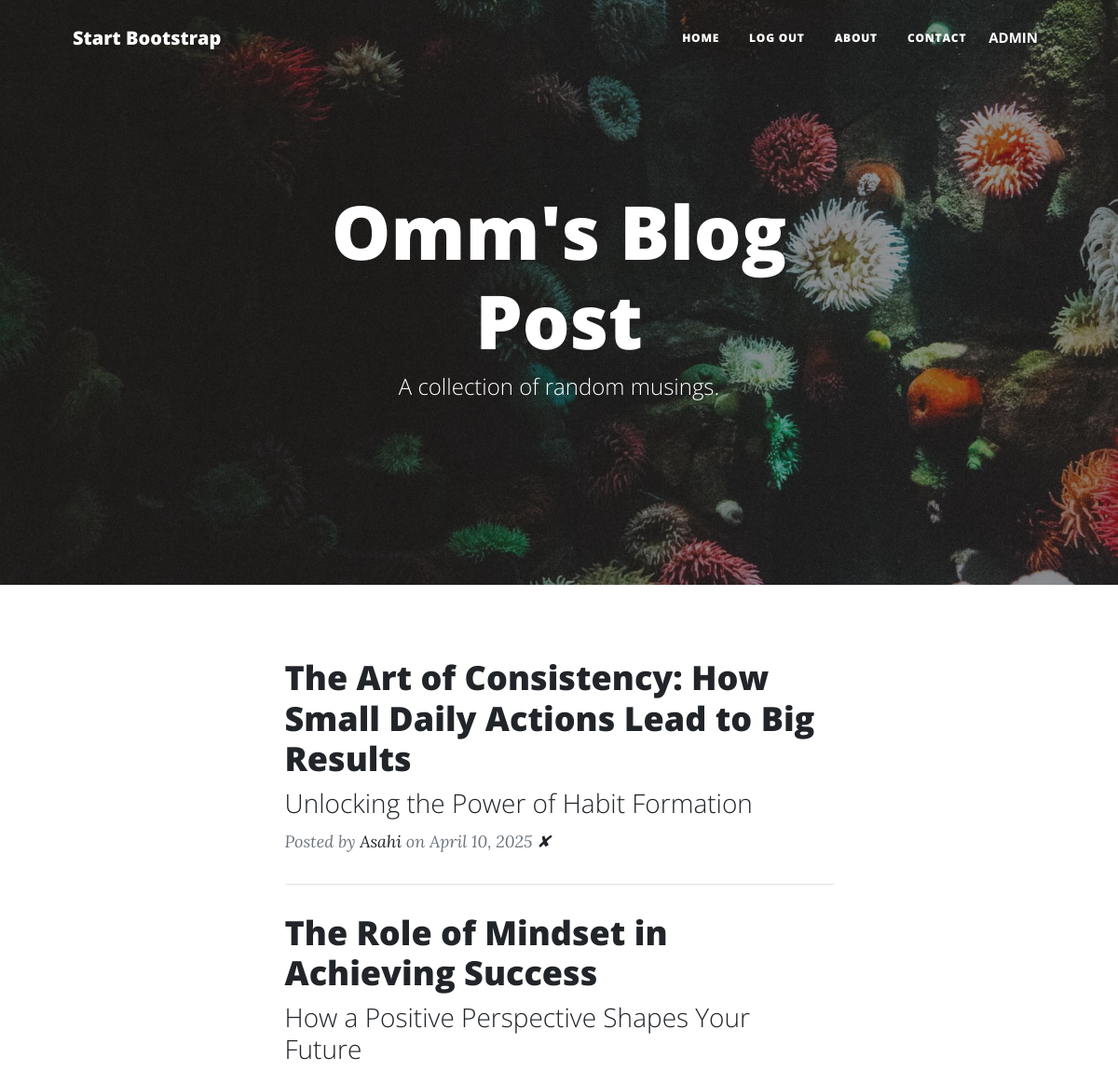
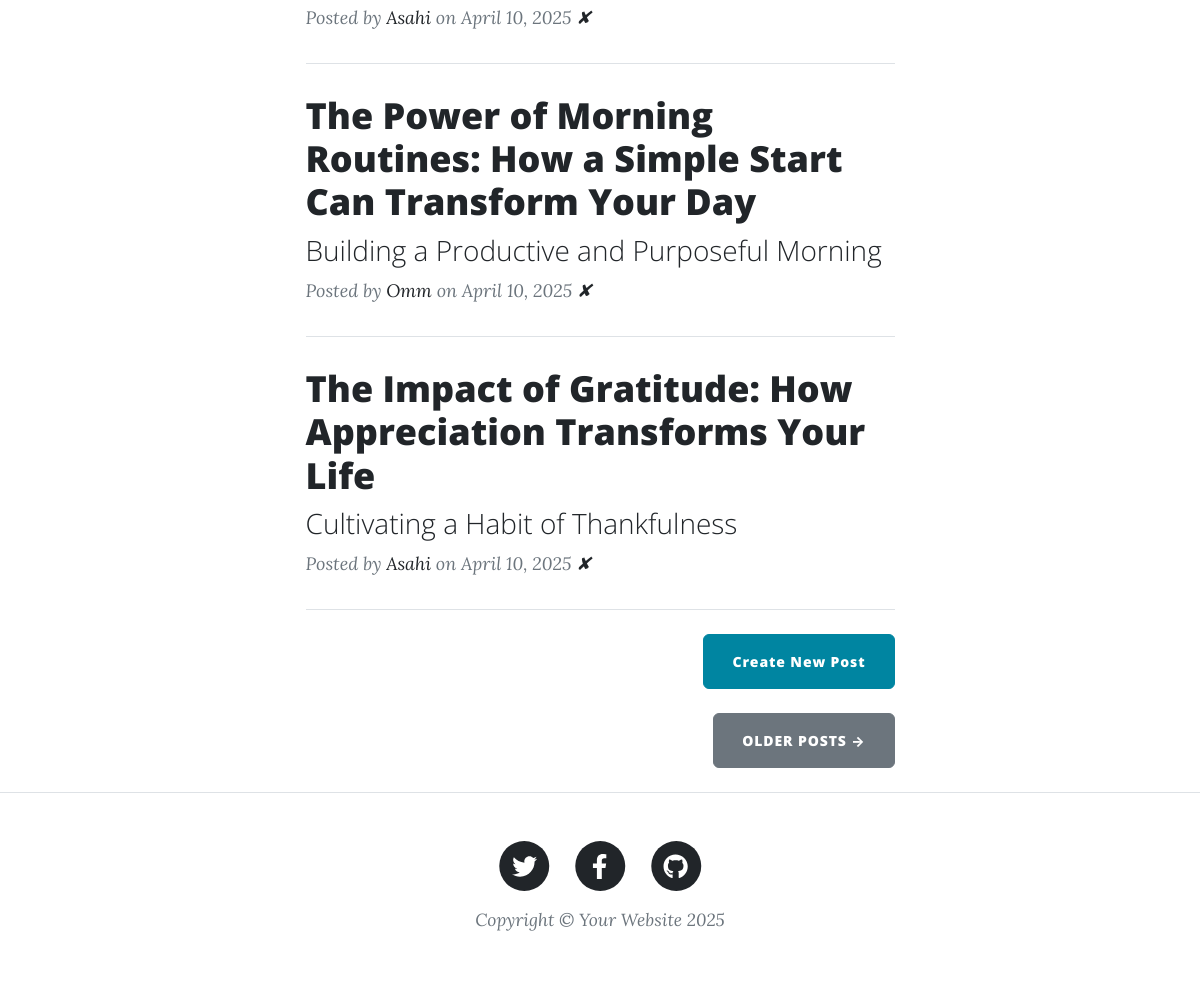
Screenshot of / (signed in) with the database file from the repository (2 pictures, top to bottom).
### main.py (models this page shows)
class User(UserMixin, db.Model):
    __tablename__ = "user"
    id: Mapped[int] = mapped_column(Integer, primary_key=True)
    email: Mapped[str] = mapped_column(String(100), unique=True)
    password: Mapped[str] = mapped_column(String(100))
    name: Mapped[str] = mapped_column(String(1000))
    role: Mapped[str] = mapped_column(String(50), default="user")
    posts = relationship("BlogPost", back_populates="user")
    comments = relationship("Comments", back_populates="user")

class BlogPost(db.Model):
    __tablename__ = "blog_post"
    id: Mapped[int] = mapped_column(Integer, primary_key=True)
    user_id : Mapped[int] = mapped_column(Integer, db.ForeignKey("user.id"))
    user = relationship("User", back_populates="posts")
    title: Mapped[str] = mapped_column(String(250), unique=True, nullable=False)
    subtitle: Mapped[str] = mapped_column(String(250), nullable=False)
    date: Mapped[str] = mapped_column(String(250), nullable=False)
    body: Mapped[str] = mapped_column(Text, nullable=False)
    img_url: Mapped[str] = mapped_column(String(250), nullable=False)
    comments = relationship("Comments", back_populates="post")

### main.py (the view)
@app.route('/')
def get_all_posts():
    blogs = db.session.execute(db.select(BlogPost)).scalars().all()
    return render_template("index.html", all_posts=blogs)

### main.py (called while the page is built)
@login_manager.user_loader
def load_user(user_id):
    return db.session.get(User, int(user_id))

### templates/index.html
{% include "header.html" %}
<header
  class="masthead"
  style="background-image: url('../static/assets/img/home-bg.jpg')"
>
  <div class="container position-relative px-4 px-lg-5">
    <div class="row gx-4 gx-lg-5 justify-content-center">
      <div class="col-md-10 col-lg-8 col-xl-7">
        <div class="site-heading">
          <h1>Omm's Blog Post</h1>
          <span class="subheading">A collection of random musings.</span>
        </div>
      </div>
    </div>
  </div>
</header>
<div class="container px-4 px-lg-5">
  <div class="row gx-4 gx-lg-5 justify-content-center">
    <div class="col-md-10 col-lg-8 col-xl-7">
      {% for post in all_posts %}
      <div class="post-preview">
        <a href="{{ url_for('show_post', post_id=post.id) }}">
          <h2 class="post-title">{{ post.title }}</h2>
          <h3 class="post-subtitle">{{ post.subtitle }}</h3>
        </a>
        <p class="post-meta">
          Posted by
          <a href="#">{{ post.user.name }}</a>
          on {{post.date}}
          {% if current_user.is_authenticated and current_user.id == 1 or current_user.role == 'admin' %}
          <a href="{{url_for('delete_post', post_id=post.id) }}">✘</a>
          {% endif %}
        </p>
      </div>
      <hr class="my-4" />
      {% endfor %}
      {% if current_user.is_authenticated and current_user.id == 1 or current_user.role == 'editor' or current_user.role == 'admin' %}
      <div class="d-flex justify-content-end mb-4">
        <a
          class="btn btn-primary float-right"
          href="{{url_for('add_new_post')}}"
          >Create New Post</a
        >
      </div>
      {% endif %}
      <div class="d-flex justify-content-end mb-4">
        <a class="btn btn-secondary text-uppercase" href="#!">Older Posts →</a>
      </div>
    </div>
  </div>
</div>
{% include "footer.html" %}

### templates/header.html (shortened to what this page needs)
<!DOCTYPE html>
<html lang="en">
  <head>
    {% block styles %}
    {{ bootstrap.load_css() }}
    <link
      href="{{ url_for('static', filename='css/styles.css') }}"
      rel="stylesheet"
    />
    {% endblock %}
  </head>
  <body>
    <nav class="navbar navbar-expand-lg navbar-light" id="mainNav">
      <div class="container px-4 px-lg-5">
        <a class="navbar-brand" href="/">Start Bootstrap</a>
        <div class="collapse navbar-collapse" id="navbarResponsive">
          <ul class="navbar-nav ms-auto py-4 py-lg-0">
            <li class="nav-item">
              <a
                class="nav-link px-lg-3 py-3 py-lg-4"
                href="{{ url_for('get_all_posts') }}"
                >Home</a
              >
            </li>
            {% if current_user.is_authenticated %}
            <li class="nav-item">
              <a
                class="nav-link px-lg-3 py-3 py-lg-4"
                href="{{ url_for('logout') }}"
                >Log Out</a
              >
            </li>
            {% endif %}
            <li class="nav-item">
              <a
                class="nav-link px-lg-3 py-3 py-lg-4"
                href="{{ url_for('about') }}"
                >About</a
              >
            </li>
            <li class="nav-item">
              <a
                class="nav-link px-lg-3 py-3 py-lg-4"
                href="{{ url_for('contact') }}"
                >Contact</a
              >
            </li>
            <li>
              {% if current_user.is_authenticated %}
                  <span class="badge nav-link" style="padding-top: 25px; font-weight: bold;">{{ current_user.role|upper }}</span>
              {% endif %}
            </li>
          </ul>
        </div>
      </div>
    </nav>
  </body>
</html>

### rows the page displays
User: role "ADMIN"
BlogPost: title "The Art of Consistency: How Small Daily Actions Lead to Big Results", subtitle "Unlocking the Power of Habit Formation", user.name "Asahi", date "April 10, 2025"
BlogPost: title "The Role of Mindset in Achieving Success", subtitle "How a Positive Perspective Shapes Your Future", user.name "Asahi", date "April 10, 2025"
BlogPost: title "The Power of Morning Routines: How a Simple Start Can Transform Your Day", subtitle "Building a Productive and Purposeful Morning", user.name "Omm", date "April 10, 2025"
BlogPost: title "The Impact of Gratitude: How Appreciation Transforms Your Life", subtitle "Cultivating a Habit of Thankfulness", user.name "Asahi", date "April 10, 2025"
